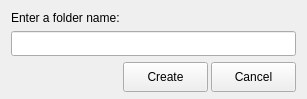
<?xml version="1.0" encoding="UTF-8"?>
<ui version="4.0">
 <class>Form</class>
 <widget class="QWidget" name="Form">
  <property name="geometry">
   <rect>
    <x>0</x>
    <y>0</y>
    <width>303</width>
    <height>99</height>
   </rect>
  </property>
  <property name="windowTitle">
   <string>Create Folder</string>
  </property>
  <layout class="QVBoxLayout" name="verticalLayout">
   <property name="spacing">
    <number>6</number>
   </property>
   <property name="bottomMargin">
    <number>2</number>
   </property>
   <item>
    <widget class="QLabel" name="label">
     <property name="maximumSize">
      <size>
       <width>16777215</width>
       <height>150</height>
      </size>
     </property>
     <property name="text">
      <string>Enter a folder name:</string>
     </property>
    </widget>
   </item>
   <item>
    <widget class="QLineEdit" name="lineEdit">
     <property name="sizePolicy">
      <sizepolicy hsizetype="Preferred" vsizetype="Fixed">
       <horstretch>0</horstretch>
       <verstretch>0</verstretch>
      </sizepolicy>
     </property>
     <property name="minimumSize">
      <size>
       <width>0</width>
       <height>25</height>
      </size>
     </property>
     <property name="maximumSize">
      <size>
       <width>1000</width>
       <height>25</height>
      </size>
     </property>
    </widget>
   </item>
   <item>
    <layout class="QHBoxLayout" name="horizontalLayout">
     <property name="spacing">
      <number>3</number>
     </property>
     <item>
      <spacer name="horizontalSpacer">
       <property name="orientation">
        <enum>Qt::Horizontal</enum>
       </property>
       <property name="sizeType">
        <enum>QSizePolicy::Expanding</enum>
       </property>
       <property name="sizeHint" stdset="0">
        <size>
         <width>40</width>
         <height>20</height>
        </size>
       </property>
      </spacer>
     </item>
     <item>
      <widget class="QPushButton" name="createButton">
       <property name="minimumSize">
        <size>
         <width>85</width>
         <height>30</height>
        </size>
       </property>
       <property name="maximumSize">
        <size>
         <width>85</width>
         <height>30</height>
        </size>
       </property>
       <property name="styleSheet">
        <string notr="true"/>
       </property>
       <property name="text">
        <string>Create</string>
       </property>
      </widget>
     </item>
     <item>
      <widget class="QPushButton" name="cancelButton">
       <property name="minimumSize">
        <size>
         <width>85</width>
         <height>30</height>
        </size>
       </property>
       <property name="maximumSize">
        <size>
         <width>85</width>
         <height>30</height>
        </size>
       </property>
       <property name="text">
        <string>Cancel</string>
       </property>
      </widget>
     </item>
    </layout>
   </item>
   <item>
    <spacer name="verticalSpacer">
     <property name="orientation">
      <enum>Qt::Vertical</enum>
     </property>
     <property name="sizeHint" stdset="0">
      <size>
       <width>285</width>
       <height>0</height>
      </size>
     </property>
    </spacer>
   </item>
  </layout>
 </widget>
 <resources/>
 <connections/>
</ui>
